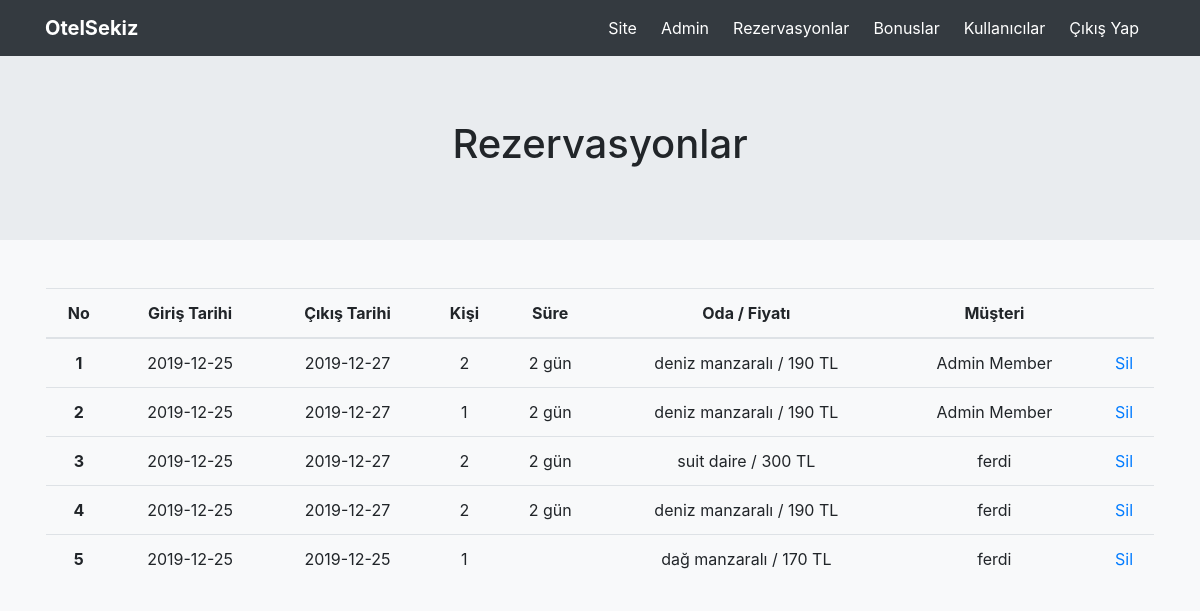
Page /admin/rezervasyonlar (signed in) on the committed database.
### app.py (models this page shows)
    class Rezervasyon(db.Model):
        __tablename__ = 'rezervasyonlar'
        id = db.Column(db.Integer(), primary_key=True)
        giris = db.Column(db.String(30), server_default='')
        cikis = db.Column(db.String(30), server_default='')
        kacgun = db.Column(db.Integer(), server_default='')
        kisi = db.Column(db.Integer(), server_default='')
        oda = db.Column(db.String(30), server_default='')
        fiyat = db.Column(db.Integer(), server_default='')
        musteri = db.Column(db.String(90), server_default='')
        user_id = db.Column(db.Integer(), db.ForeignKey('users.id', ondelete='CASCADE'))

### app.py (the view)
    @app.route('/admin/rezervasyonlar')
    @roles_required('Admin')
    def admin_rezervasyon():
        rezervasyonlar = Rezervasyon.query.order_by(Rezervasyon.id).all()
        return render_template('admin/rezervasyonlar.html', rezervasyonlar = rezervasyonlar)

### templates/admin/rezervasyonlar.html
{% include 'admin/header.html' %}
<div class="jumbotron jumbotron-fluid">
  <div class="container">
    <h1 class="display-6 text-center">Rezervasyonlar</h1>
  </div>
</div>
<div class="container p-3 text-center">
  <table class="table">
    <thead>
      <tr>
        <th scope="col">No</th>
        <th scope="col">Giriş Tarihi</th>
        <th scope="col">Çıkış Tarihi</th>
        <th scope="col">Kişi</th>
        <th scope="col">Süre</th>
        <th scope="col">Oda / Fiyatı</th>
        <th scope="col">Müşteri</th>
        <th scope="col"></th>
      </tr>
    </thead>
    <tbody>
      {% for r in rezervasyonlar %}
      <tr>
        <th scope="row">{{r.id}}</th>
        <td>{{r.giris}}</td>
        <td>{{r.cikis}}</td>
        <td>{{r.kisi}}</td>
        <td>{{r.kacgun}}</td>
        <td>{{r.oda}} / {{r.fiyat}} TL</td>
        <td>{{r.musteri}}</td>
        <td><a href="/admin/rezervasyon_sil/{{r.id}}">Sil</a></td>
      </tr>
      {% endfor %}
    </tbody>
  </table>
</div>
{% include 'admin/footer.html' %}

### rows in the picture
Rezervasyon: id "1", giris "2019-12-25", cikis "2019-12-27", kisi "2", kacgun "2 gün", oda "deniz manzaralı", fiyat "190", musteri "Admin Member"
Rezervasyon: id "2", giris "2019-12-25", cikis "2019-12-27", kisi "1", kacgun "2 gün", oda "deniz manzaralı", fiyat "190", musteri "Admin Member"
Rezervasyon: id "3", giris "2019-12-25", cikis "2019-12-27", kisi "2", kacgun "2 gün", oda "suit daire", fiyat "300", musteri "ferdi"
Rezervasyon: id "4", giris "2019-12-25", cikis "2019-12-27", kisi "2", kacgun "2 gün", oda "deniz manzaralı", fiyat "190", musteri "ferdi"
Rezervasyon: id "5", giris "2019-12-25", cikis "2019-12-25", kisi "1", oda "dağ manzaralı", fiyat "170", musteri "ferdi"
